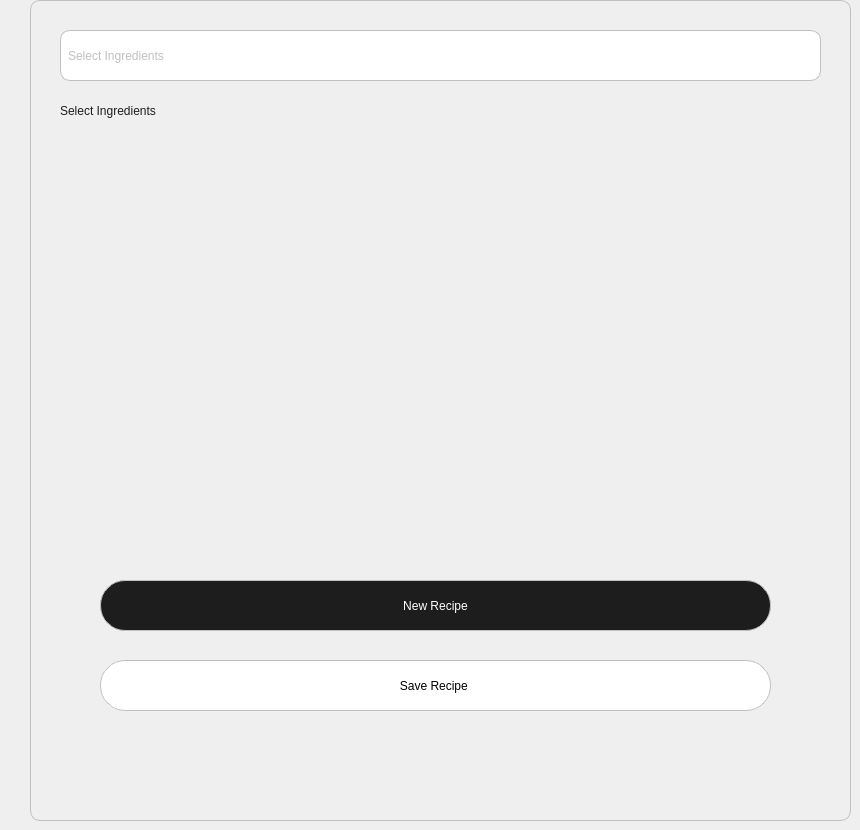
    <widget class="QWidget" name="tab_12">
     <attribute name="title">
      <string>Tab 2</string>
     </attribute>
     <widget class="QWidget" name="widget_3" native="true">
      <property name="geometry">
       <rect>
        <x>30</x>
        <y>0</y>
        <width>821</width>
        <height>821</height>
       </rect>
      </property>
      <property name="styleSheet">
       <string notr="true">QWidget{
	border:1px solid #C0C0C0;
	border-radius: 10px
}</string>
      </property>
      <widget class="QLineEdit" name="search_bar_3">
       <property name="geometry">
        <rect>
         <x>30</x>
         <y>30</y>
         <width>761</width>
         <height>51</height>
        </rect>
       </property>
       <property name="styleSheet">
        <string notr="true">QLineEdit{
	color:#C0C0C0;
	font: 300 13pt &quot;Epilogue&quot;;
	padding-left:5px
}
</string>
       </property>
       <property name="text">
        <string>Select Ingredients</string>
       </property>
      </widget>
      <widget class="QLabel" name="igr_select_3">
       <property name="geometry">
        <rect>
         <x>30</x>
         <y>90</y>
         <width>241</width>
         <height>41</height>
        </rect>
       </property>
       <property name="styleSheet">
        <string notr="true">QLabel{
	font: 300 20pt &quot;Epilogue&quot;;
	color:#1D1D1D;
	border:none;
}</string>
       </property>
       <property name="text">
        <string>Select Ingredients</string>
       </property>
      </widget>
      <widget class="QWidget" name="ingr_add_3" native="true">
       <property name="geometry">
        <rect>
         <x>10</x>
         <y>130</y>
         <width>801</width>
         <height>421</height>
        </rect>
       </property>
       <property name="styleSheet">
        <string notr="true">QWidget{
	border:none;
}</string>
       </property>
      </widget>
      <widget class="QPushButton" name="save_recipe_btn_3">
       <property name="geometry">
        <rect>
         <x>70</x>
         <y>660</y>
         <width>671</width>
         <height>51</height>
        </rect>
       </property>
       <property name="styleSheet">
        <string notr="true">QPushButton{
	background-color: rgb(255, 255, 255);
	font: 500 20px &quot;Epilogue&quot;;
	border-radius: 25px;

}</string>
       </property>
       <property name="text">
        <string>Save Recipe </string>
       </property>
      </widget>
      <widget class="QPushButton" name="new_recipe_btn_3">
       <property name="geometry">
        <rect>
         <x>70</x>
         <y>580</y>
         <width>671</width>
         <height>51</height>
        </rect>
       </property>
       <property name="styleSheet">
        <string notr="true">QPushButton{
	color: rgb(255, 255, 255);
	background-color:#1D1D1D;
	font: 500 20px &quot;Epilogue&quot;;
	border-radius: 25px;
}</string>
       </property>
       <property name="text">
        <string>New Recipe</string>
       </property>
      </widget>
     </widget>
    </widget>
